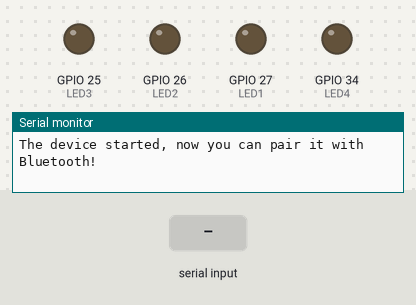
A sketch run on a simulated ESP32. Parts: output pins drawn as LEDs (lit = HIGH), the last lines printed to the serial monitor. The test bench sets the inputs (shaded band). Nothing arrives over Bluetooth unless stated.

Above: at 1.2 s.
1.3 s: "1" received over the second serial link
At 2.5 s:
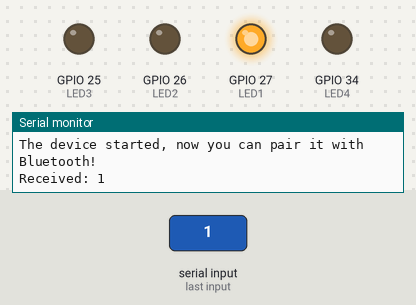
2.8 s: "3" received over the second serial link
At 3.6 s:
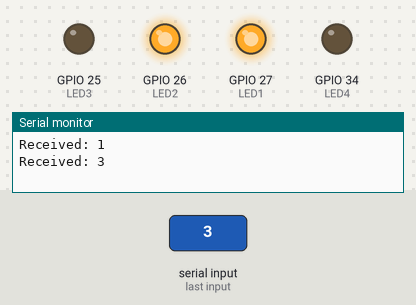
4.3 s: "2" received over the second serial link
At 4.7 s:
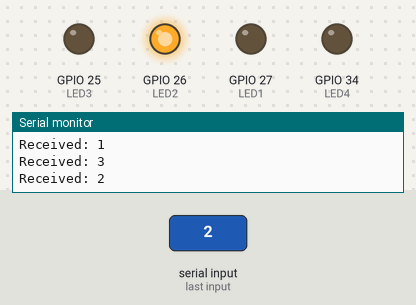
5.8 s: "4" received over the second serial link
At 7.0 s:
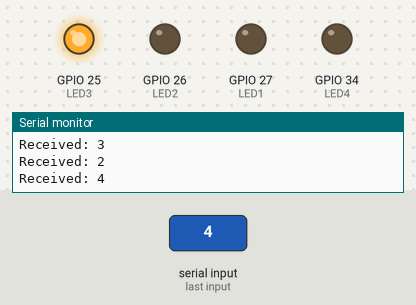
7.3 s: "7" received over the second serial link
At 8.2 s:
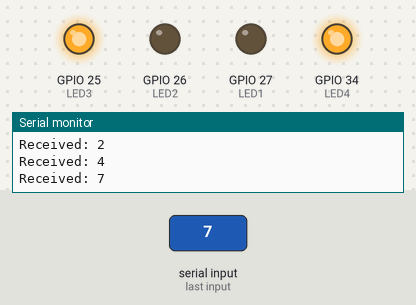
8.8 s: "6" received over the second serial link
At 9.3 s:
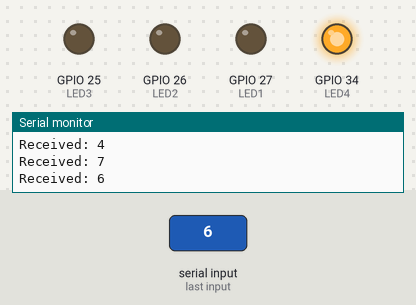
Timing chart, 0 to 11.3 s (numbered marks = the images above; inputs shaded):
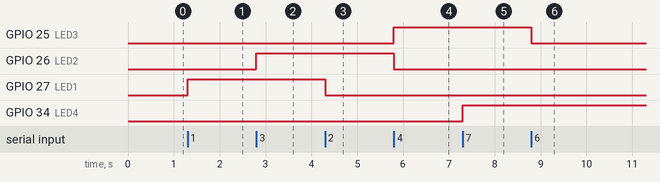

Measured:
- after the input at 1.3 s, GPIO 27 (LED1): LOW → HIGH at once
- after the input at 2.8 s, GPIO 26 (LED2): LOW → HIGH at once
- after the input at 4.3 s, GPIO 27 (LED1): HIGH → LOW at once
- after the input at 5.8 s, GPIO 25 (LED3): LOW → HIGH at once; GPIO 26 (LED2): HIGH → LOW at once
- after the input at 7.3 s, GPIO 34 (LED4): LOW → HIGH at once
- after the input at 8.8 s, GPIO 25 (LED3): HIGH → LOW at once

The sketch:

Home_automation_with_blutooth.ino
```cpp
#include "BluetoothSerial.h"

BluetoothSerial SerialBT;

#define LED1 27
#define LED2 26
#define LED3 25
#define LED4 34

void setup() {
  pinMode(LED1, OUTPUT);
  pinMode(LED2, OUTPUT);
  pinMode(LED3, OUTPUT);
  pinMode(LED4, OUTPUT);

  Serial.begin(115200);
  SerialBT.begin("ESP32_BT_Home_Auto");
  Serial.println("The device started, now you can pair it with Bluetooth!");
}

void loop() {
  if (SerialBT.available()) {
    char incomingChar = SerialBT.read();
    Serial.print("Received: ");
    Serial.println(incomingChar);

    switch (incomingChar) {
      case '1':
        digitalWrite(LED1, HIGH);
        SerialBT.println("LED1 ON");
        break;
      case '2':
        digitalWrite(LED1, LOW);
        SerialBT.println("LED1 OFF");
        break;
      case '3':
        digitalWrite(LED2, HIGH);
        SerialBT.println("LED2 ON");
        break;
      case '4':
        digitalWrite(LED2, LOW);
        SerialBT.println("LED2 OFF");
      case '5':
        digitalWrite(LED3, HIGH);
        SerialBT.println("LED1 ON");
        break;
      case '6':
        digitalWrite(LED3, LOW);
        SerialBT.println("LED1 OFF");
        break;
      case '7':
        digitalWrite(LED4, HIGH);
        SerialBT.println("LED1 ON");
        break;
      case '8':
        digitalWrite(LED4, LOW);
        SerialBT.println("LED2 OFF");
        break;
      default:
        SerialBT.println("Invalid Command");
        break;
    }
  }
}
```
